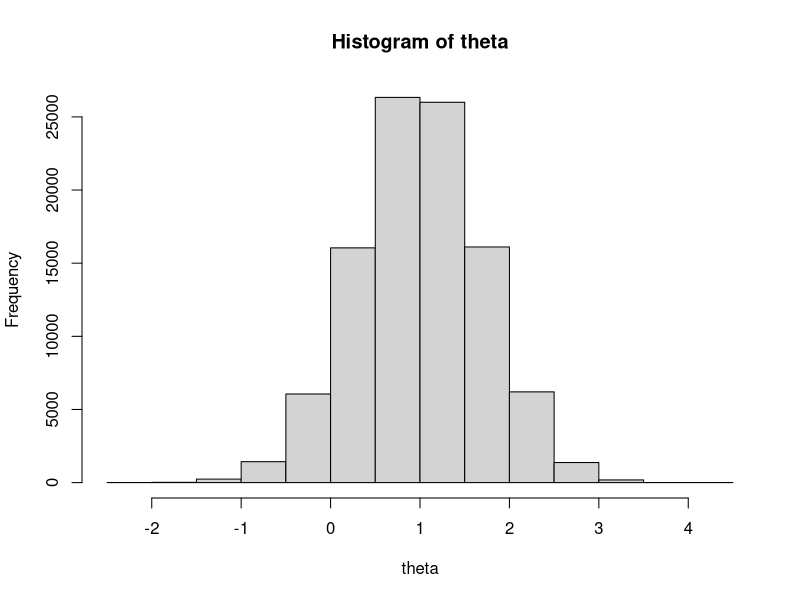
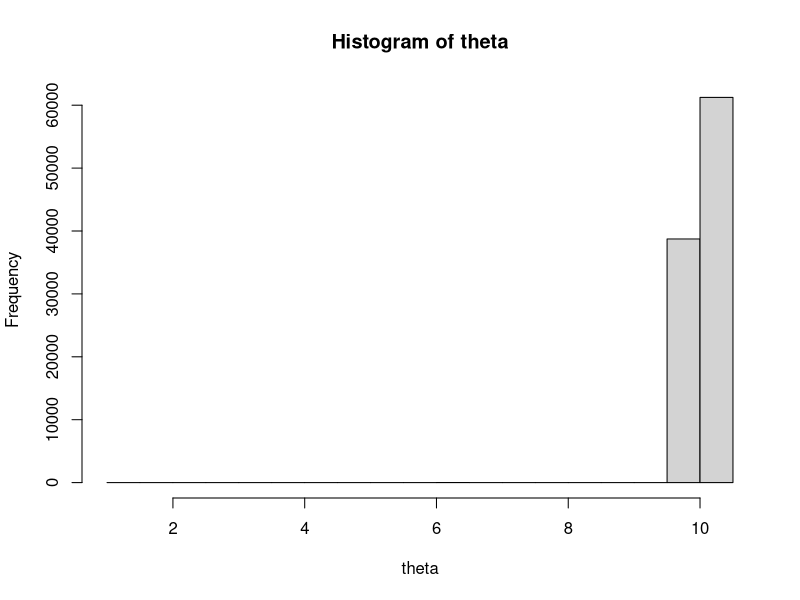
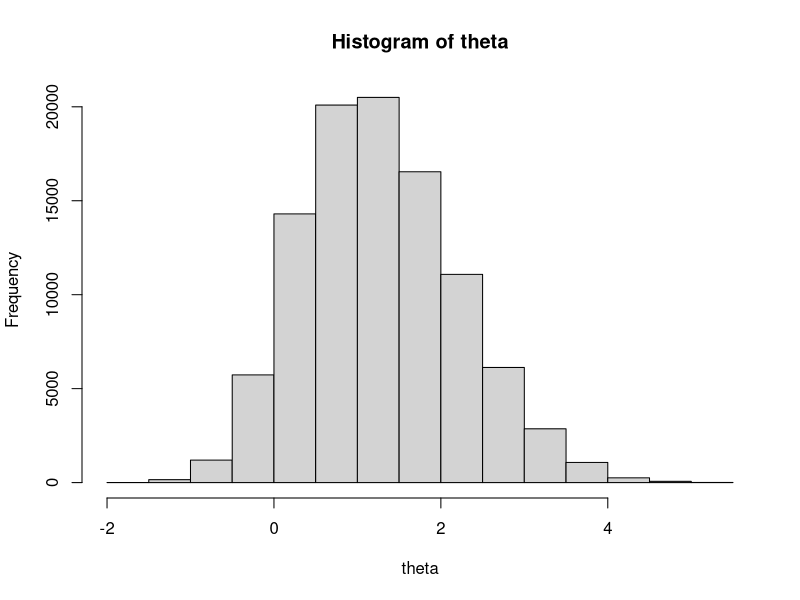
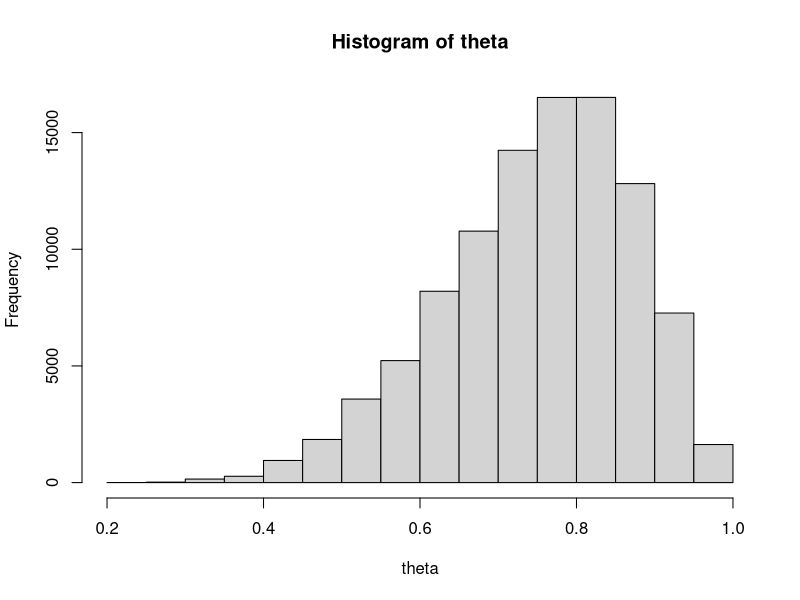
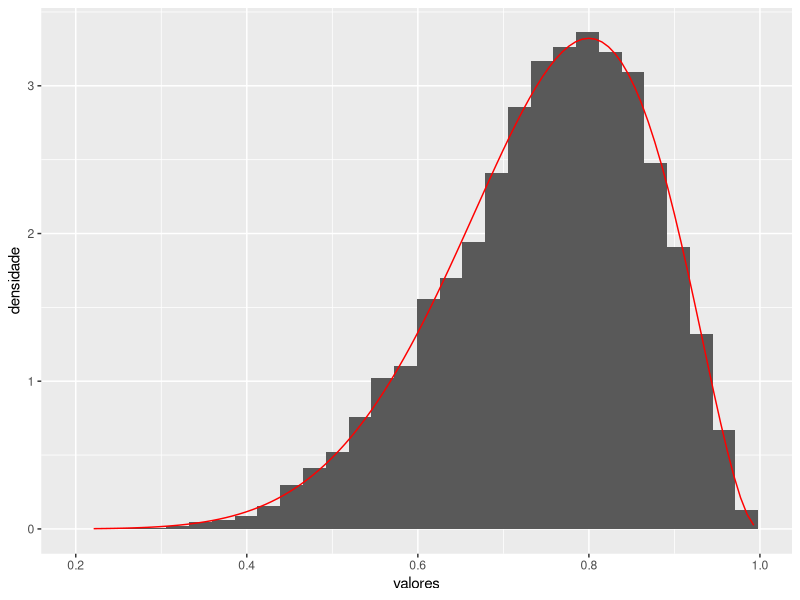

Write R code to recreate these figures, in order.
## ---- chunk 1
metropolis_hastings = function(rprop, log_dprop, log_mu, theta_1 = 1, B = 10^5)
{
  theta = rep(NA, B)
  theta[1] = theta_1
  for(ii in 2:B)
  {
    theta[ii] = rprop(theta[ii-1])
    log_L = log_mu(theta[ii]) + log_dprop(theta[ii-1], theta[ii]) -
      log_mu(theta[ii-1]) -log_dprop(theta[ii], theta[ii-1])
    if(log(runif(1)) > log_L) theta[ii] = theta[ii-1]
  }
  theta
}
## ---- chunk 2
log_mu = function(theta) log(dnorm(theta, 0, 1)) + log(dnorm(2, theta, 1))
rprop = function(estado_anterior) estado_anterior + rnorm(1)
log_dprop = function(proposta, estado_anterior)
  log(dnorm(proposta, estado_anterior, 1))
theta = metropolis_hastings(rprop, log_dprop, log_mu)
hist(theta)
## ---- chunk 3
mean(theta)
## ---- chunk 4
var(theta)
## ---- chunk 5
mean(exp(theta))
## ---- chunk 6
theta = 10
n = 100
x = rnorm(n, theta, 1)

log_mu = function(theta) log(dnorm(theta, 0, 1)) + sum(log(dnorm(x, theta, 1)))
rprop = function(estado_anterior) estado_anterior + rnorm(1)
log_dprop = function(proposta, estado_anterior) 
  log(dnorm(proposta, estado_anterior, 1))
theta = metropolis_hastings(rprop, log_dprop, log_mu)

mean(theta)
var(theta)
hist(theta)
## ---- chunk 7
log_mu = function(theta) log(dcauchy(theta, 0, 1)) + log(dnorm(2, theta, 1))
rprop = function(estado_anterior) estado_anterior + rnorm(1)
log_dprop = function(proposta, estado_anterior)
  log(dnorm(proposta, estado_anterior, 1))
theta = metropolis_hastings(rprop, log_dprop, log_mu)
hist(theta)
## ---- chunk 8
library(tidyverse)
log_mu = function(theta)
{
  if(theta <= 0 | theta >= 1) 
    return(log(0))
  log(dbeta(theta, 1, 1)) + log(dbinom(8, 10, theta))
}
rprop = function(estado_anterior) estado_anterior + rnorm(1)
log_dprop = function(proposta, estado_anterior)
  log(dnorm(proposta, estado_anterior, 1))
theta = metropolis_hastings(rprop, log_dprop, log_mu, theta_1 = 0.5)
hist(theta)

dados = data.frame(theta = theta)
densidade = function(x) dbeta(x, 9, 3)
ggplot(aes(x = theta), 
       data = dados) + 
  geom_histogram(aes(y=..density..)) +
  stat_function(fun = densidade, colour = "red") +
  xlab("valores") + ylab("densidade")
